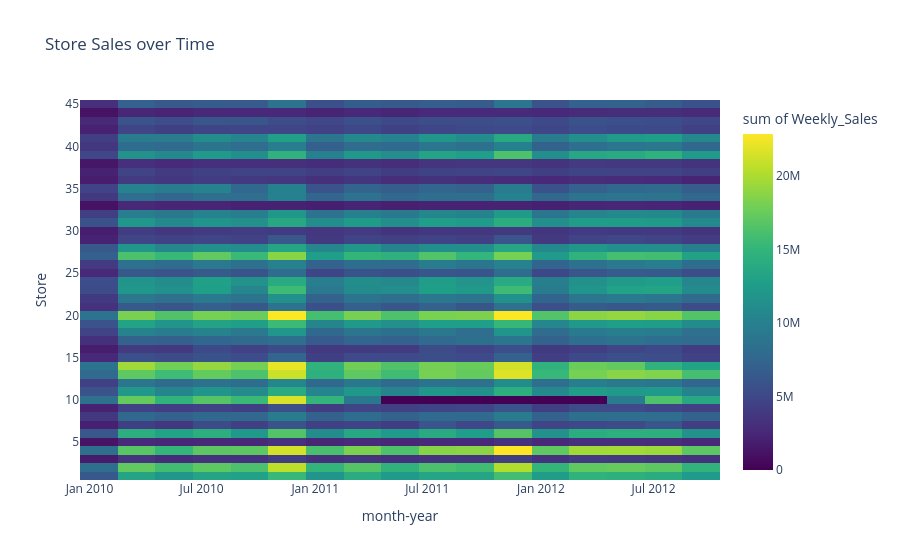

Here is the notebook cell this chart was saved with:
### Code cell
px.density_heatmap(stores_sales,
                   x='month-year',
                   y='Store',
                   z='Weekly_Sales',
                   nbinsx=20,
                   nbinsy=45,
                   color_continuous_scale='Viridis',
                   title='Store Sales over Time'
                   )

### Figure 1 — Plotly figure (JSON) as saved in the notebook; plotly's stock layout.template omitted (floating-point values rounded to 4 significant figures; data arrays with more than 128 entries replaced by an {"elided": "..."} marker saying what was removed)
{"data": [{"coloraxis": "coloraxis", "histfunc": "sum", "hovertemplate": "month-year=%{x}<br>Store=%{y}<br>sum of Weekly_Sales=%{z}<extra></extra>", "name": "", "nbinsx": 20, "nbinsy": 45, "type": "histogram2d", "x": {"elided": "1473 str values"}, "xaxis": "x", "xbingroup": "x", "y": {"elided": "1473 int values"}, "yaxis": "y", "ybingroup": "y", "z": {"elided": "1473 float values"}}], "layout": {"coloraxis": {"colorbar": {"title": {"text": "sum of Weekly_Sales"}}, "colorscale": [[0, "#440154"], [0.1111, "#482878"], [0.2222, "#3e4989"], [0.3333, "#31688e"], [0.4444, "#26828e"], [0.5556, "#1f9e89"], [0.6667, "#35b779"], [0.7778, "#6ece58"], [0.8889, "#b5de2b"], [1, "#fde725"]]}, "legend": {"tracegroupgap": 0}, "title": {"text": "Store Sales over Time"}, "xaxis": {"anchor": "y", "domain": [0, 1], "title": {"text": "month-year"}}, "yaxis": {"anchor": "x", "domain": [0, 1], "title": {"text": "Store"}}}}
